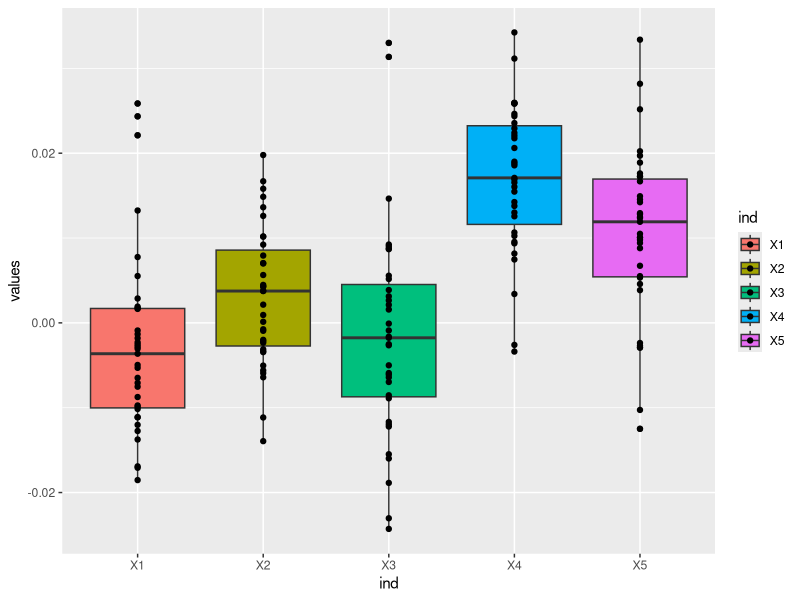
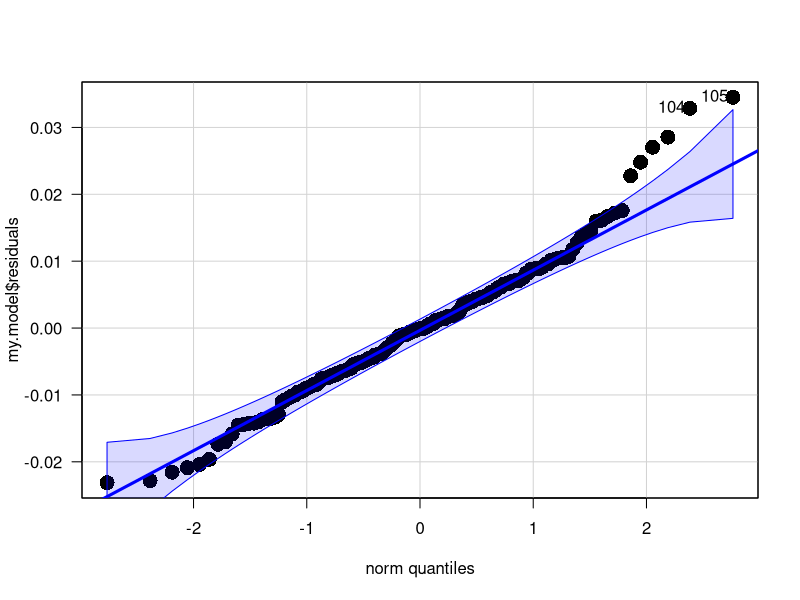
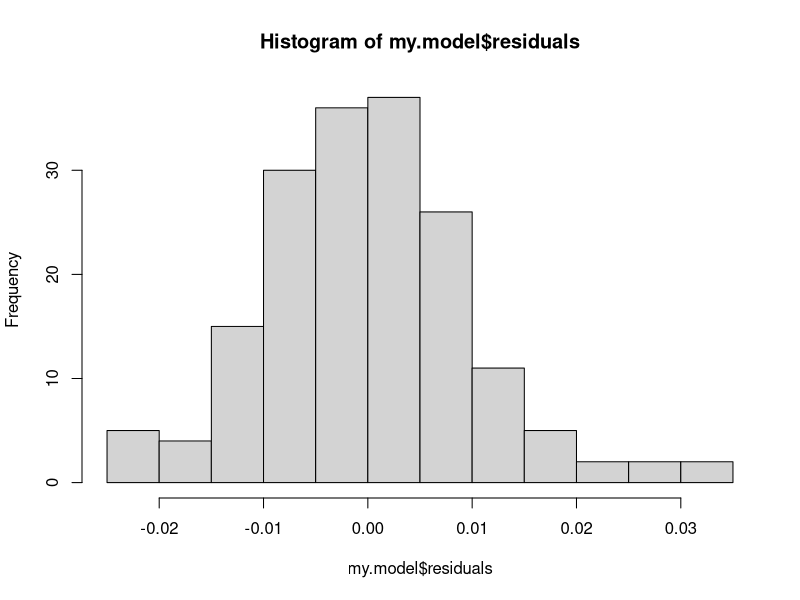
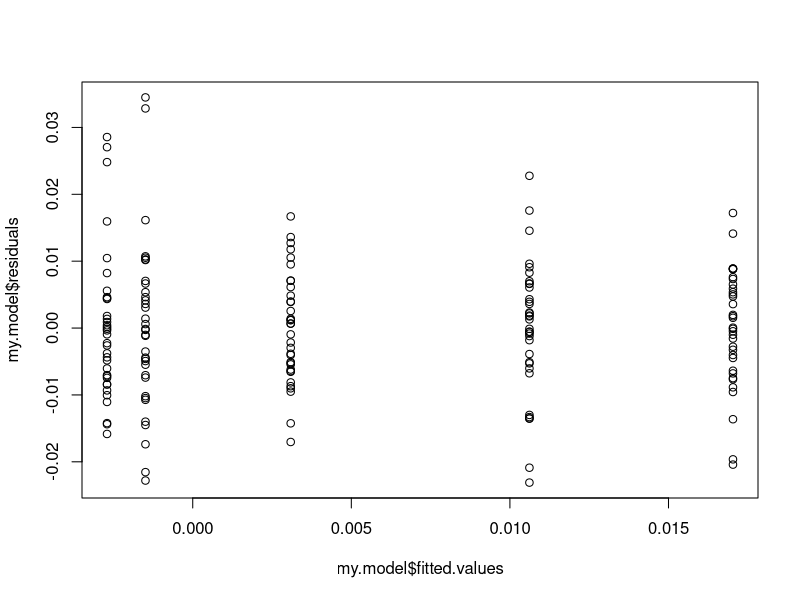
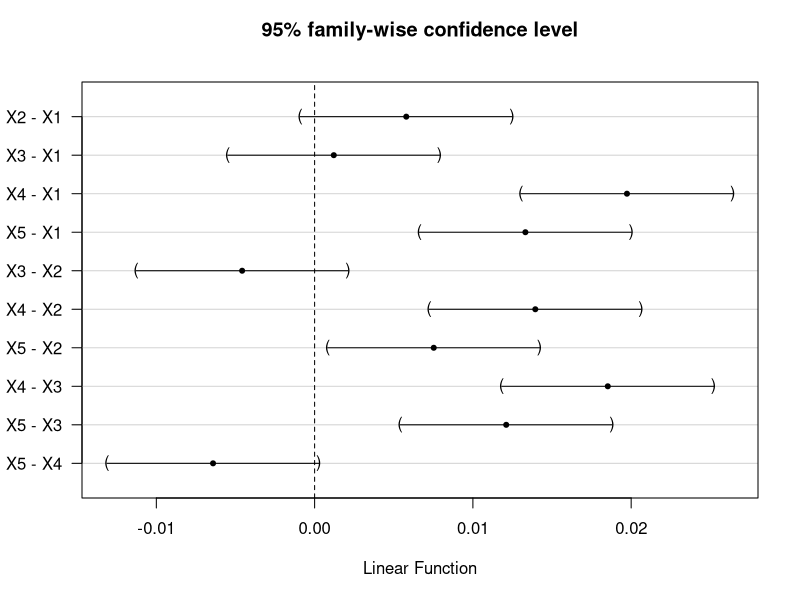

The R source for these figures, in order:
group = read.csv('data/DadosAcoesGrupoB.csv',header=FALSE)
  
#calculate returns
returns <- matrix(0, length(group$V1)-1, ncol(group))
for (g in 1:nrow(group)-1) {
  for(i in 1:5){
    returns[g, i] = (group[g, i] - group[g+1, i]) / group[g+1, i]
  }
}
  
returns <-data.frame(returns)
returns <-stack(returns)
  
#Box plot
library(ggplot2)
ggplot(returns, 
       aes(x = ind, y = values, fill = ind)) + 
  geom_boxplot() + geom_point()

#Hipotese nula anova
#Teste do ANOVA
my.model <- aov(values ~ ind, data = returns)
summary.aov(my.model)
  
#Premissa da normalidade comprovada
shapiro.test(my.model$residuals)
library(car)
qqPlot(my.model$residuals,
       pch = 16,
       lwd = 3,
       cex = 2,
       las = 1)

hist(my.model$residuals)
  
#premissa da homoscedasticidade
fligner.test(values ~ ind, data = returns)
plot(x = my.model$fitted.values, y = my.model$residuals)

#Teste de Tukey (todos contra todos) dizendo qual é a melhor ação
library(multcomp)
mc1 <- glht(my.model, linfct = mcp(ind = "Tukey"))
mc1_CI <- confint(mc1, level = 0.95)
mc1_CI

plot(mc1_CI)

#Fazer anova, se tiver diferença ai eu faço comparação um a um. c.c. acabou o problema.
